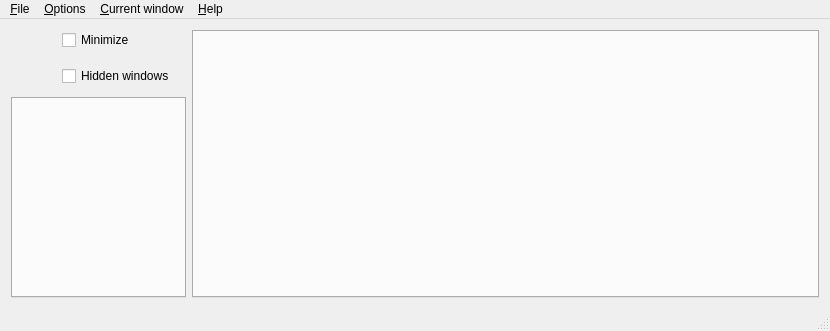
<?xml version="1.0" encoding="UTF-8"?>
<ui version="4.0">
 <class>MainWindow</class>
 <widget class="QMainWindow" name="MainWindow">
  <property name="geometry">
   <rect>
    <x>0</x>
    <y>0</y>
    <width>830</width>
    <height>331</height>
   </rect>
  </property>
  <property name="windowTitle">
   <string>WndSpy</string>
  </property>
  <widget class="QWidget" name="centralWidget">
   <layout class="QGridLayout" name="gridLayout">
    <property name="verticalSpacing">
     <number>0</number>
    </property>
    <item row="1" column="0" rowspan="3" colspan="2">
     <widget class="QTabWidget" name="tabWidget_1">
      <property name="sizePolicy">
       <sizepolicy hsizetype="Preferred" vsizetype="Preferred">
        <horstretch>0</horstretch>
        <verstretch>0</verstretch>
       </sizepolicy>
      </property>
      <property name="usesScrollButtons">
       <bool>false</bool>
      </property>
      <property name="tabBarAutoHide">
       <bool>false</bool>
      </property>
     </widget>
    </item>
    <item row="0" column="0" colspan="2">
     <layout class="QHBoxLayout" name="horizontalLayout">
      <item>
       <widget class="QWidget" name="widget" native="true">
        <layout class="QGridLayout" name="gridLayout_2">
         <property name="topMargin">
          <number>0</number>
         </property>
         <item row="2" column="1">
          <widget class="QCheckBox" name="chkHiddenWindows">
           <property name="text">
            <string>Hidden windows</string>
           </property>
          </widget>
         </item>
         <item row="0" column="1">
          <widget class="QCheckBox" name="chkMinimize">
           <property name="text">
            <string>Minimize</string>
           </property>
          </widget>
         </item>
         <item row="0" column="0" rowspan="3">
          <spacer name="horizontalSpacer">
           <property name="orientation">
            <enum>Qt::Horizontal</enum>
           </property>
           <property name="sizeHint" stdset="0">
            <size>
             <width>40</width>
             <height>20</height>
            </size>
           </property>
          </spacer>
         </item>
        </layout>
       </widget>
      </item>
     </layout>
    </item>
    <item row="0" column="2" rowspan="4">
     <widget class="QTabWidget" name="tabWidget_2">
      <property name="sizePolicy">
       <sizepolicy hsizetype="MinimumExpanding" vsizetype="Expanding">
        <horstretch>0</horstretch>
        <verstretch>0</verstretch>
       </sizepolicy>
      </property>
      <property name="currentIndex">
       <number>-1</number>
      </property>
     </widget>
    </item>
   </layout>
  </widget>
  <widget class="QMenuBar" name="menuBar">
   <property name="geometry">
    <rect>
     <x>0</x>
     <y>0</y>
     <width>830</width>
     <height>26</height>
    </rect>
   </property>
   <widget class="QMenu" name="menuFile">
    <property name="title">
     <string>&amp;File</string>
    </property>
    <addaction name="actionFileExit"/>
   </widget>
   <widget class="QMenu" name="menuOptions">
    <property name="title">
     <string>&amp;Options</string>
    </property>
    <widget class="QMenu" name="menuLanguages">
     <property name="title">
      <string>&amp;Languages</string>
     </property>
     <property name="icon">
      <iconset resource="../res/resource.qrc">
       <normaloff>:/images/options-languages.png</normaloff>:/images/options-languages.png</iconset>
     </property>
    </widget>
    <addaction name="menuLanguages"/>
    <addaction name="separator"/>
    <addaction name="actionOptionsTopMost"/>
   </widget>
   <widget class="QMenu" name="menuWindow">
    <property name="title">
     <string>&amp;Current window</string>
    </property>
    <widget class="QMenu" name="menuCapturar">
     <property name="title">
      <string>&amp;Capture</string>
     </property>
     <addaction name="actionCaptureClient"/>
     <addaction name="actionCaptureWindow"/>
    </widget>
    <addaction name="actionWindowRefresh"/>
    <addaction name="separator"/>
    <addaction name="actionWindowFlash"/>
    <addaction name="menuCapturar"/>
   </widget>
   <widget class="QMenu" name="menuHelp">
    <property name="title">
     <string>&amp;Help</string>
    </property>
    <addaction name="actionHelpAbout"/>
   </widget>
   <addaction name="menuFile"/>
   <addaction name="menuOptions"/>
   <addaction name="menuWindow"/>
   <addaction name="menuHelp"/>
  </widget>
  <widget class="QStatusBar" name="statusBar"/>
  <action name="actionFileExit">
   <property name="icon">
    <iconset resource="../res/resource.qrc">
     <normaloff>:/images/file-exit.png</normaloff>:/images/file-exit.png</iconset>
   </property>
   <property name="text">
    <string>&amp;Exit</string>
   </property>
  </action>
  <action name="actionOptionsTopMost">
   <property name="checkable">
    <bool>true</bool>
   </property>
   <property name="text">
    <string>&amp;Always visible</string>
   </property>
  </action>
  <action name="actionWindowRefresh">
   <property name="icon">
    <iconset resource="../res/resource.qrc">
     <normaloff>:/images/action-refresh.png</normaloff>:/images/action-refresh.png</iconset>
   </property>
   <property name="text">
    <string>&amp;Refresh</string>
   </property>
   <property name="shortcut">
    <string>F3</string>
   </property>
  </action>
  <action name="actionWindowFlash">
   <property name="text">
    <string>Flash</string>
   </property>
   <property name="shortcut">
    <string>F5</string>
   </property>
  </action>
  <action name="actionCaptureClient">
   <property name="text">
    <string>Client area</string>
   </property>
  </action>
  <action name="actionCaptureWindow">
   <property name="text">
    <string>Window area</string>
   </property>
  </action>
  <action name="actionHelpAbout">
   <property name="icon">
    <iconset resource="../res/resource.qrc">
     <normaloff>:/images/help-about.png</normaloff>:/images/help-about.png</iconset>
   </property>
   <property name="text">
    <string>&amp;About</string>
   </property>
  </action>
 </widget>
 <layoutdefault spacing="6" margin="11"/>
 <resources>
  <include location="../res/resource.qrc"/>
 </resources>
 <connections>
  <connection>
   <sender>actionFileExit</sender>
   <signal>triggered()</signal>
   <receiver>MainWindow</receiver>
   <slot>slotExit()</slot>
   <hints>
    <hint type="sourcelabel">
     <x>-1</x>
     <y>-1</y>
    </hint>
    <hint type="destinationlabel">
     <x>274</x>
     <y>177</y>
    </hint>
   </hints>
  </connection>
  <connection>
   <sender>actionWindowRefresh</sender>
   <signal>triggered()</signal>
   <receiver>MainWindow</receiver>
   <slot>slotRefresh()</slot>
   <hints>
    <hint type="sourcelabel">
     <x>-1</x>
     <y>-1</y>
    </hint>
    <hint type="destinationlabel">
     <x>192</x>
     <y>169</y>
    </hint>
   </hints>
  </connection>
  <connection>
   <sender>actionWindowFlash</sender>
   <signal>triggered()</signal>
   <receiver>MainWindow</receiver>
   <slot>slotFlash()</slot>
   <hints>
    <hint type="sourcelabel">
     <x>-1</x>
     <y>-1</y>
    </hint>
    <hint type="destinationlabel">
     <x>192</x>
     <y>169</y>
    </hint>
   </hints>
  </connection>
  <connection>
   <sender>actionCaptureClient</sender>
   <signal>triggered()</signal>
   <receiver>MainWindow</receiver>
   <slot>slotCaptureClient()</slot>
   <hints>
    <hint type="sourcelabel">
     <x>-1</x>
     <y>-1</y>
    </hint>
    <hint type="destinationlabel">
     <x>192</x>
     <y>169</y>
    </hint>
   </hints>
  </connection>
  <connection>
   <sender>actionCaptureWindow</sender>
   <signal>triggered()</signal>
   <receiver>MainWindow</receiver>
   <slot>slotCaptureWindow()</slot>
   <hints>
    <hint type="sourcelabel">
     <x>-1</x>
     <y>-1</y>
    </hint>
    <hint type="destinationlabel">
     <x>192</x>
     <y>169</y>
    </hint>
   </hints>
  </connection>
  <connection>
   <sender>actionHelpAbout</sender>
   <signal>triggered()</signal>
   <receiver>MainWindow</receiver>
   <slot>slotAbout()</slot>
   <hints>
    <hint type="sourcelabel">
     <x>-1</x>
     <y>-1</y>
    </hint>
    <hint type="destinationlabel">
     <x>192</x>
     <y>169</y>
    </hint>
   </hints>
  </connection>
  <connection>
   <sender>actionOptionsTopMost</sender>
   <signal>triggered(bool)</signal>
   <receiver>MainWindow</receiver>
   <slot>slotTopMost(bool)</slot>
   <hints>
    <hint type="sourcelabel">
     <x>-1</x>
     <y>-1</y>
    </hint>
    <hint type="destinationlabel">
     <x>272</x>
     <y>161</y>
    </hint>
   </hints>
  </connection>
 </connections>
 <slots>
  <slot>slotExit()</slot>
  <slot>slotRefresh()</slot>
  <slot>slotFlash()</slot>
  <slot>slotCaptureClient()</slot>
  <slot>slotCaptureWindow()</slot>
  <slot>slotAbout()</slot>
  <slot>slotTopMost(bool)</slot>
 </slots>
</ui>
